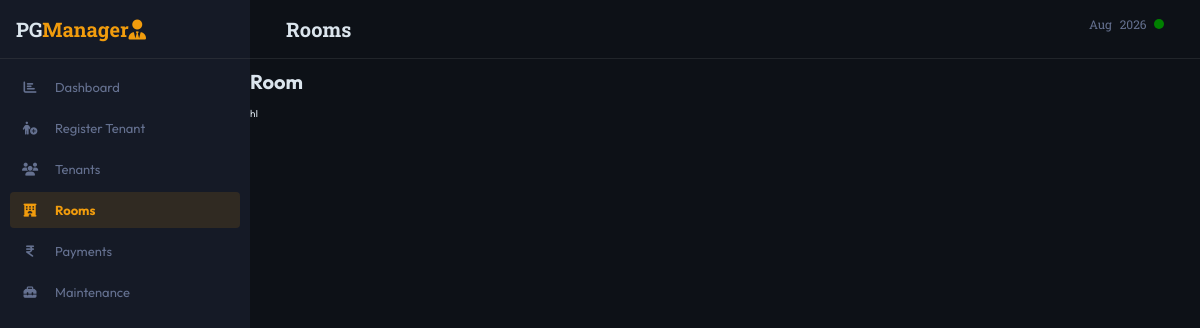
The page /room on the database as committed earlier.
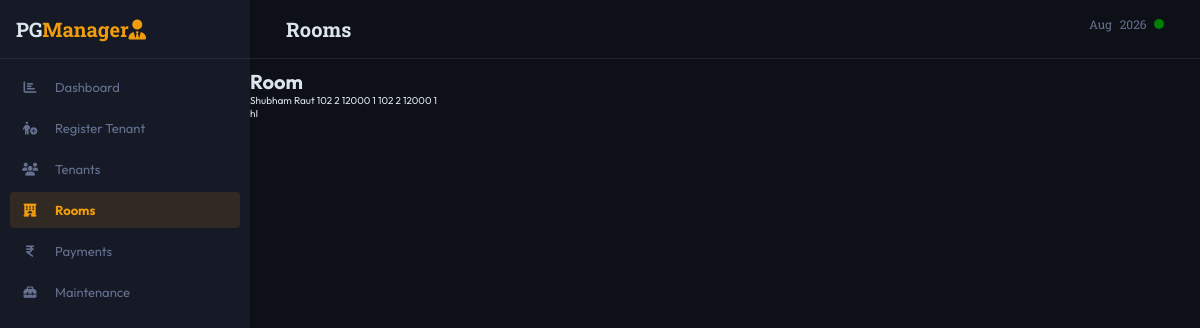
The same page on the database as committed later.
### dashboard/models.py (models this page shows, shortened)
class Tenant(models.Model):
    firstname = models.CharField(max_length=100, null=False, blank=False)
    lastname = models.CharField(max_length=100, null=True, blank=True)
    phone_number = models.CharField(max_length=10, null=False, blank=False)
    email = models.EmailField(unique=True, null=True, blank=True)
    uid = models.CharField(unique=True, max_length=12, blank=False)
    gender = models.CharField(max_length=10)
    status = models.CharField(max_length=100, null=False, blank=False, default="Active")
    emg_contact_name = models.CharField(max_length=100, null=False, blank=False)
    emg_contact = models.CharField(max_length=10, null=True, blank=True)
    address = models.ForeignKey(Address, on_delete=models.PROTECT, null=False, blank=False)
    room = models.ForeignKey(Room,on_delete=models.PROTECT, null=False, blank=False)
    move_in_date = models.DateField(null=False, blank=False)
    security_deposit = models.DecimalField(max_digits=10, decimal_places=2)
    adv_rent = models.DecimalField(max_digits=10, decimal_places=2)
    notes = models.TextField(max_length=1000, blank=True)
    slug = models.SlugField(unique=True, default=uuid.uuid4, editable=False)

class Room(models.Model):
    number = models.CharField(max_length=10, null=False, blank=False)
    sharing_type = models.CharField(max_length=10)
    rent = models.CharField(max_length=100000)
    floor = models.CharField(max_length=50)

### dashboard/views.py (the view)
# urls.py: path("room", views.room, name="room"),
def room(request):
    tenant = Tenant.objects.all()
    room = Room.objects.all()
    return render(request, "dashboard/room.html", {
        "tenant": tenant,
        "room": room
    })

### dashboard/templates/dashboard/room.html (shortened to what this page needs)
{% extends "base.html" %}
{% load static %}
{% block css_file %}
    <link rel="stylesheet" href="{% static "dashboard/room.css" %}">
{% endblock css_file %}
{% block content %}
<main>
    <header class="page-header">
        <div class="header-title header-box">
            <h2>Rooms</h2>
        </div>
        <div class="header-date header-box">
            <span>{% now "M Y" %}</span>
            <span class="status-dot"></span>
        </div>
    </header>
</main>
<h1>Room</h1>
{% for t_info in tenant %}
    {{ t_info.firstname }}
    {{ t_info.lastname }}
{% endfor %}
{% for r_info in room %}
    {{ r_info.number }}
    {{ r_info.sharing_type }}
    {{ r_info.rent }}
    {{ r_info.floor }}
{% endfor %}
<br>
hI
{% endblock content %}

Rows that differ between the two databases and show on the page:
added Tenant: firstname "Shubham", lastname "Raut"
added Room: number "102", sharing_type "2", rent "12000", floor "1"
added Room: number "102", sharing_type "2", rent "12000", floor "1"
